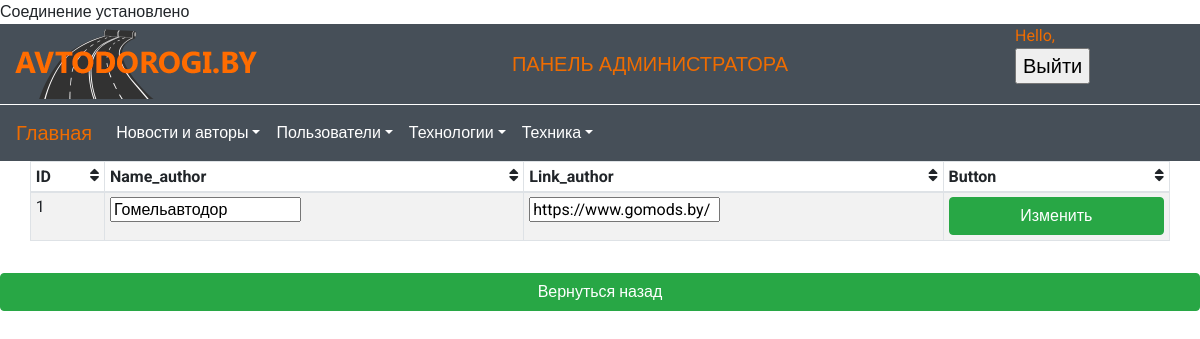
The page /admin/updateAuthors.php?id=1 on the database its author committed.
### tables this page shows
CREATE TABLE `author` (
  `id` int(11) UNSIGNED NOT NULL,
  `name_author` varchar(255) NOT NULL,
  `link_author` varchar(255) NOT NULL COMMENT 'ссылка на сайт'
);

### admin/updateAuthors.php (the view, shortened to what this page needs)
<?php require_once "db.php"; ?>
<?php include "header.php"; ?>
    <form action="" method="post" class="container form-horizontal" role="form">
        <?php
        if (isset($_GET['id'])) {
        $authorID = $_GET['id'];
        $select_author = "SELECT id, name_author, link_author FROM author WHERE id=$authorID";
        $res_select = mysqli_query($con, $select_author);
        ?>
        <div class="row">
            <table id="dtBasicExample" class="table table-striped table-bordered table-sm table-hover" cellspacing="0"
                   width="100%">
                <thead>
                <tr>
                    <th class="th-sm">ID
                        <i class="fa fa-sort float-right" aria-hidden="true"></i>
                    </th>
                    <th class="th-sm">Name_author
                        <i class="fa fa-sort float-right" aria-hidden="true"></i>
                    </th>
                    <th class="th-sm">Link_author
                        <i class="fa fa-sort float-right" aria-hidden="true"></i>
                    </th>
                    <th class="th-sm">Button
                        <i class="fa fa-sort float-right" aria-hidden="true"></i>
                    </th>
                </tr>
                </thead>
                <tbody>
                <?php
                while ($author = mysqli_fetch_assoc($res_select)) {
                ?>
                <tr>
                    <td><?= $author['id'] ?></td>
                    <td>
                        <input name="name_author" type="text" value="<?= $author['name_author'] ?>"></td>
                    <td><input name = "link_author" type="text" value="<?= $author['link_author'] ?>"></td>
                    <td>
                        <input name="updateAuthor" type="submit" formaction="update_report.php?id=<?= $author['id'] ?>"
                               value="Изменить"
                               class="btn btn-success btn-block">
                    </td>
                </tr>
                </tbody>
                <?php
                }
                }
                ?>
            </table>
        </div>
    </form>
    <a class="btn btn-success btn-block" href="update_authors.php">Вернуться назад</a>
<?php include "footer.php"; ?>

### admin/css/main_admin.css (style rules this page uses)
html { background-color: #d8d8d8; }
body { margin: 0 auto; background-color: white; font-family: 'Roboto', sans-serif; }

### rows shown on the page
author: id "1", name_author "Гомельавтодор", link_author "https://www.gomods.by/"
